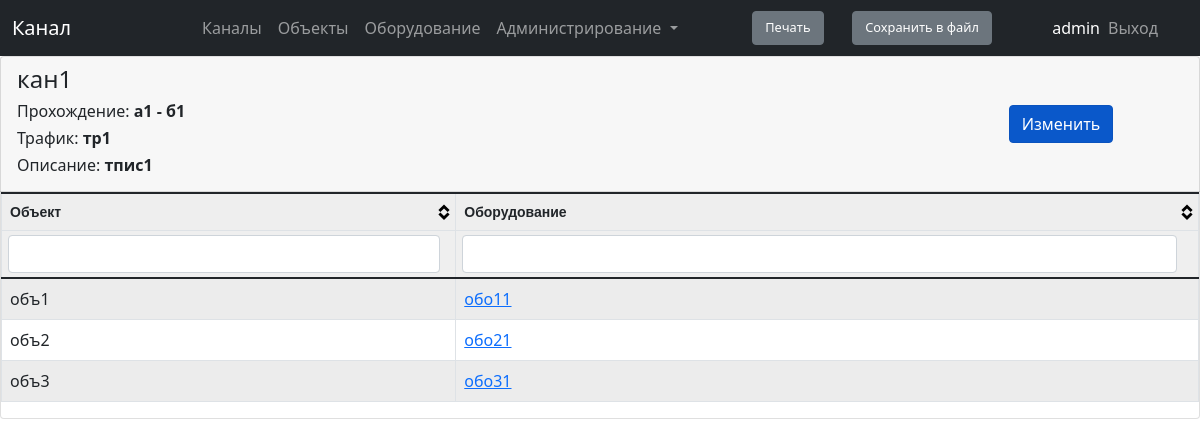
Page /scheme/39/channel_detail_view (signed in) on the committed database.
### scheme/models.py (models this page shows, shortened)
class Channels(models.Model):
    channel_name = models.CharField(max_length=300, unique=True, verbose_name='Наименование канала')
    object_a = models.CharField(max_length=100, verbose_name='Объект А')
    object_b = models.CharField(max_length=100, verbose_name='Объект Б')
    traffic = models.CharField(max_length=30, verbose_name='Трафик', blank=True)
    description = models.CharField(max_length=3000, verbose_name='Описание', blank=True)
    equipment_connect = models.ManyToManyField ('Equipment',
                        related_name='equipmentcon', verbose_name='Оборудование')
    class Meta:
            verbose_name = 'Канал'
            verbose_name_plural = 'Каналы'

class Locations(models.Model):
    location = models.CharField(max_length=100, unique=True, verbose_name='Название объекта')
    address = models.CharField(max_length=300, verbose_name='Адрес объекта', blank=True)
    class Meta:
        verbose_name = 'Объекты'
        verbose_name_plural = 'Объекты'
    def __str__(self):
        return self.location

class Equipment(models.Model):
    equipment = models.CharField(max_length=100, verbose_name='Оборудование')
    description = models.CharField(max_length=200, verbose_name='Описание', blank=True)
    locations_connect = models.ForeignKey('Locations', on_delete=models.PROTECT,
                        related_name='locationcon', verbose_name='Месторасположение')
    class Meta:
        verbose_name = 'Оборудование'
        verbose_name_plural = 'Оборудование'

### scheme/views.py (the view)
# urls.py: path('<int:pk>/channel_detail_view', permission_required('scheme.view_channels')(views.ChannelDetailView.as_view()), name='url_channel_detail_view'),
class ChannelDetailView(DetailView):
    model = Channels
    template_name = 'scheme/channel_detail_view.html'
    context_object_name = 'channel_detail'

### scheme/templates/scheme/channel_detail_view.html
{% extends 'main/index.html' %}
{% block title %} Канал {% endblock %}
{% block content %}
<div class="card ">
    <div class="card-header row align-items-center">
        <div class="col-10 text-right">
            <h4>{{channel_detail.channel_name}}</h4>
            <h6>Прохождение: <b>{{channel_detail.object_a}} - {{channel_detail.object_b}}</b></h6>
            <h6>Трафик: <b>{{channel_detail.traffic}}</b></h6>
            <h6>Описание: <b>{{channel_detail.description}}</b></h6>
        </div>
        <div class="col-2 align-items-start">
            <a href="{% url 'url_update_channel' channel_detail.id %}" class="btn btn-primary active" role="button" aria-pressed="true">Изменить</a>
        </div>
    </div>
    <table id='tblData'>
        <thead>
            <th>Объект</th>
            <th>Оборудование</th>
        </thead>
        <tbody>
            {% regroup channel_detail.equipment_connect.all by locations_connect as locations_list %}
            {% for locations_connect in locations_list %}
        <tr>
            <td>{{ locations_connect.grouper }}</td>
            <td>{% for equip  in locations_connect.list %} <a href="{% url 'url_equipment_detail_view' equip.id %}" >{{ equip.equipment }}</a><br>{% endfor %}</td>
        </tr>
        {%endfor%}
        </tbody>
    </table>
</div>
{% endblock%}

### main/templates/main/index.html (shortened to what this page needs)
{% load static %}
<!DOCTYPE html>
<html lang="en">
<head>
    <link rel="stylesheet" href="{% static 'main/bootstrap/css/bootstrap.css' %}">
    <link rel="stylesheet" href="{% static 'main/tablesorter/theme.bootstrap_4.min.css' %}">
</head>
<body>
  <nav class="navbar navbar-expand-lg navbar-dark bg-dark">
    <div class="container-fluid">
      <div class="col-md-3 fs-6">
      <a class="navbar-brand" href="#">{% block title %} Модуль {% endblock %}</a>
      </div>
      <div class="collapse navbar-collapse" id="navbarNavDropdown">
        <ul class="navbar-nav">
          <li class="nav-item">
            <a class="nav-link" href="{% url 'url_channels' %}">Каналы</a>
          </li>
          <li class="nav-item">
            <a class="nav-link" href="{% url 'url_locations' %}">Объекты</a>
          <li class="nav-item">
            <a class="nav-link" href="{% url 'url_equipment' %}">Оборудование</a>
          </li>
          <li class="nav-item dropdown">
            <a class="nav-link dropdown-toggle" href="#" id="navbarDropdownMenuLink" role="button" data-bs-toggle="dropdown" aria-expanded="false">
              Администрирование
            </a>
          </li>
        </ul>
      </div>
    </div>
    <div class='col-md-1 text-right'>
      <button type="button" class="btn btn-secondary print" style="font-size : 0.80em">Печать</button>
    </div>
    <div class='col-md-2 text-right'>
      <button class="btn btn-secondary" style="font-size : 0.80em"  onclick="exportTableToExcel('tblData', 'export')">Сохранить в файл</button>
    </div>
    <div class="navbar-nav text-white" >
      {{request.user}}
    </div>
      <div class="col-md-1 navbar-nav text-right" >
      <a href="{% url 'logout' %}" class="nav-link" >Выход</a>
    </div>
  </nav>
{% block content %}
{% endblock%}
</body>
</html>

### rows in the picture
Channels: channel_name "кан1", object_a "а1", object_b "б1", traffic "тр1", description "тпис1"
Locations: grouper "объ1"
Equipment: equipment "обо11"
Locations: grouper "объ2"
Equipment: equipment "обо21"
Locations: grouper "объ3"
Equipment: equipment "обо31"

### other values in the picture
{{ request.user }} "admin"
